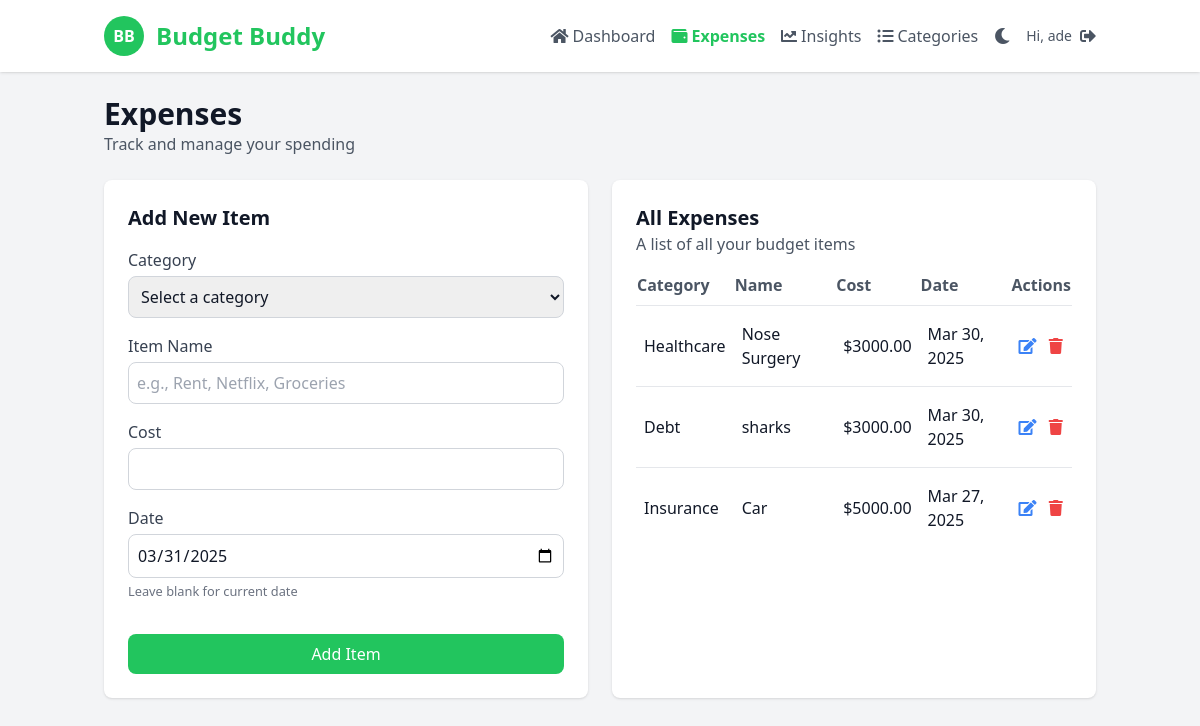
Page /expenses (signed in) on the committed database.
### app.py (models this page shows, shortened)
class Todo(db.Model):
    id = db.Column(db.Integer, primary_key=True)
    item = db.Column(db.String(200), nullable=False)  # Category
    name = db.Column(db.String(200), nullable=False, default="Unnamed Item")  # Item name
    cost = db.Column(db.Float, nullable=False)
    date_created = db.Column(db.DateTime, default=datetime.now)
    user_id = db.Column(db.Integer, db.ForeignKey('user.id'), nullable=False)

### app.py (the view)
    def decorated_function(*args, **kwargs):
        if not session.get('logged_in'):
            return redirect('/login')
        return f(*args, **kwargs)

### app.py (called while the page is built, shortened)
def login_required(f):
    def decorated_function(*args, **kwargs):
        if not session.get('logged_in'):
            return redirect('/login')
        return f(*args, **kwargs)
    decorated_function.__name__ = f.__name__
    return decorated_function

@app.route('/expenses', methods=['GET', 'POST'])
@login_required
def expenses():
    user_id = session.get('user_id')
    items = Todo.query.filter_by(user_id=user_id).order_by(Todo.date_created.desc()).all()
    today_date = datetime.now().strftime('%Y-%m-%d')
    username = session.get('username', 'Demo User')
    return render_template('expenses.html', items=items, today_date=today_date, username=username)

### templates/expenses.html (shortened to what this page needs)
<!DOCTYPE html>
<html lang="en">
<head>
    <script src="https://cdn.tailwindcss.com"></script>
    <link href="https://cdnjs.cloudflare.com/ajax/libs/font-awesome/5.15.3/css/all.min.css" rel="stylesheet"/>
</head>
<body class="bg-gray-100 text-gray-900 dark:bg-dark-900 dark:text-dark-200">
<header class="bg-white shadow fixed w-full z-10 dark:bg-dark-800 dark:shadow-dark">
    <div class="container mx-auto px-4 py-4 flex justify-between items-center">
        <div class="flex items-center">
            <div class="bg-green-500 text-white rounded-full w-10 h-10 flex items-center justify-center">
                <span class="font-bold">BB</span>
            </div>
            <h1 class="ml-3 text-2xl font-bold text-green-500">Budget Buddy</h1>
        </div>
        <nav class="hidden md:flex space-x-4 items-center">
            <a class="text-gray-600 flex items-center dark:text-dark-400 hover:text-green-500 dark:hover:text-green-400" href="/dashboard">
                <i class="fas fa-home mr-1"></i> Dashboard
            </a>
            <a class="text-green-500 font-semibold flex items-center dark:text-green-400" href="/expenses">
                <i class="fas fa-wallet mr-1"></i> Expenses
            </a>
            <a class="text-gray-600 flex items-center dark:text-dark-400 hover:text-green-500 dark:hover:text-green-400" href="/insights">
                <i class="fas fa-chart-line mr-1"></i> Insights
            </a>
            <a class="text-gray-600 flex items-center dark:text-dark-400 hover:text-green-500 dark:hover:text-green-400" href="/categories">
                <i class="fas fa-list-ul mr-1"></i> Categories
            </a>
            <button id="theme-toggle" class="ml-4 text-gray-600 dark:text-dark-400 hover:text-gray-800 dark:hover:text-dark-200 transition-colors duration-200 focus:outline-none">
            </button>
            <div class="ml-4 relative">
                <div class="flex items-center">
                    <span class="hidden md:inline-block text-sm text-gray-600 dark:text-dark-400 mr-2">Hi, {{ username }}</span>
                    <a href="/logout" class="text-gray-600 hover:text-red-500 dark:text-dark-400 dark:hover:text-red-400 transition-colors duration-200">
                        <i class="fas fa-sign-out-alt"></i>
                    </a>
                </div>
            </div>
        </nav>
    </div>
</header>
<main class="container mx-auto px-4 py-24">
    <h2 class="text-3xl font-bold dark:text-dark-100">Expenses</h2>
    <p class="text-gray-600 dark:text-dark-400">Track and manage your spending</p>
    <div class="grid grid-cols-1 lg:grid-cols-2 gap-6 mt-6">
        <div class="bg-white p-6 rounded-lg shadow dark:bg-dark-800">
            <h3 class="text-xl font-bold dark:text-dark-100">Add New Item</h3>
            <form class="mt-4" action="/expenses" method="POST">
                <div class="mb-4">
                    <label class="block text-gray-700 dark:text-dark-400">Category</label>
                    <select name="item" class="w-full border border-gray-300 rounded-lg p-2 mt-1 dark:bg-dark-700 dark:border-dark-600 dark:text-dark-100" required>
                        <option value="" disabled selected>Select a category</option>
                    </select>
                </div>
                <div class="mb-4">
                    <label class="block text-gray-700 dark:text-dark-400">Item Name</label>
                    <input type="text" name="name" class="w-full border border-gray-300 rounded-lg p-2 mt-1 dark:bg-dark-700 dark:border-dark-600 dark:text-dark-100" placeholder="e.g., Rent, Netflix, Groceries" required>
                </div>
                <div class="mb-4">
                    <label class="block text-gray-700 dark:text-dark-400">Cost</label>
                    <input type="number" name="cost" class="w-full border border-gray-300 rounded-lg p-2 mt-1 dark:bg-dark-700 dark:border-dark-600 dark:text-dark-100" step="0.01" min="0" required>
                </div>
                <div class="mb-4">
                    <label class="block text-gray-700 dark:text-dark-400">Date</label>
                    <input type="date" name="date" class="w-full border border-gray-300 rounded-lg p-2 mt-1 dark:bg-dark-700 dark:border-dark-600 dark:text-dark-100" value="{{ today_date }}">
                    <small class="text-gray-500 dark:text-dark-500">Leave blank for current date</small>
                </div>
                <button type="submit" class="w-full bg-green-500 hover:bg-green-600 text-white rounded-lg p-2 mt-4 transition-colors duration-200">Add Item</button>
            </form>
        </div>
        <div class="bg-white p-6 rounded-lg shadow dark:bg-dark-800">
            <h3 class="text-xl font-bold dark:text-dark-100">All Expenses</h3>
            <p class="text-gray-600 dark:text-dark-400">A list of all your budget items</p>
            <div class="overflow-x-auto mt-4">
                <table class="w-full">
                    <thead>
                        <tr class="text-left text-gray-600 dark:text-dark-400">
                            <th class="pb-2">Category</th>
                            <th class="pb-2">Name</th>
                            <th class="pb-2">Cost</th>
                            <th class="pb-2">Date</th>
                            <th class="pb-2">Actions</th>
                        </tr>
                    </thead>
                    <tbody>
                        {% for item in items %}
                        <tr class="border-t border-gray-200 dark:border-dark-700 hover:bg-gray-50 dark:hover:bg-dark-700">
                            <td class="py-4 px-2 dark:text-dark-100">{{ item.item }}</td>
                            <td class="py-4 px-2 dark:text-dark-100">{{ item.name }}</td>
                            <td class="py-4 px-2 dark:text-dark-100">${{ "%.2f"|format(item.cost) }}</td>
                            <td class="py-4 px-2 dark:text-dark-100">{{ item.date_created.strftime('%b %d, %Y') }}</td>
                            <td class="py-4 px-2">
                                <a href="/update/{{ item.id }}" class="text-blue-500 hover:text-blue-700 dark:hover:text-blue-400 mr-2 transition-colors duration-200">
                                    <i class="fas fa-edit"></i>
                                </a>
                                <a href="/delete/{{ item.id }}" class="text-red-500 hover:text-red-700 dark:hover:text-red-400 transition-colors duration-200">
                                    <i class="fas fa-trash"></i>
                                </a>
                            </td>
                        </tr>
                        {% endfor %}
                    </tbody>
                </table>
            </div>
        </div>
    </div>
</main>
</body>
</html>

### templates/expenses.html (style rules this page uses)
#theme-toggle { transition: all 0.3s ease; }

### rows in the picture
Todo: item "Healthcare", name "Nose Surgery", cost "3000.00", date_created "Mar 30, 2025"
Todo: item "Debt", name "sharks", cost "3000.00", date_created "Mar 30, 2025"
Todo: item "Insurance", name "Car", cost "5000.00", date_created "Mar 27, 2025"

### other values in the picture
{{ username }} "ade"
